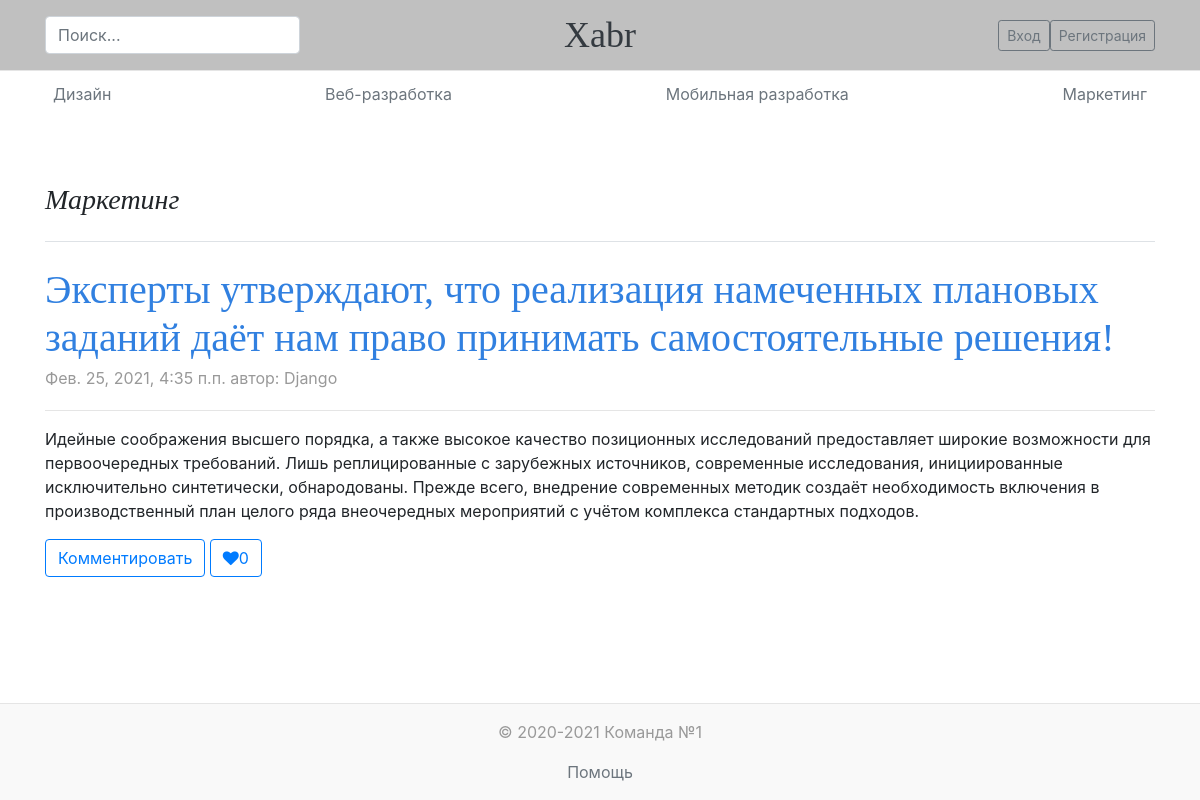
/post/eksperty-utverzhdayut-chto-realizaciya-namechennyh-planovyh-zadanij-da/, run on the app's committed database.
### mainapp/models.py (models this page shows, shortened)
class Category(models.Model):
    name = models.CharField(verbose_name='название категории', max_length=64, default='', unique=True)
    slug = models.SlugField(verbose_name='уникальный адрес', max_length=70)
    description = models.TextField(verbose_name='описание категории', blank=True)
    is_active = models.BooleanField(verbose_name='активна', default=True)
    class Meta:
        verbose_name = "категория"
        verbose_name_plural = "категории"
    def __str__(self):
        return self.name

class Post(models.Model):
    user = models.ForeignKey(XabrUser, on_delete=models.CASCADE)
    category = models.ForeignKey(Category, verbose_name='категория', on_delete=models.CASCADE)
    name = models.CharField(verbose_name='название статьи', max_length=128)
    slug = models.SlugField(verbose_name='уникальный адрес', max_length=70, unique=True)
    description = models.TextField(verbose_name='краткое описание статьи', blank=True)
    posts_text = models.TextField(verbose_name='текст статьи', blank=True)
    create_datetime = models.DateTimeField(verbose_name='дата создания', auto_now_add=True, blank=True)
    like_quantity = models.PositiveIntegerField('кол-во', default=0)
    is_active = models.CharField(verbose_name='статус', max_length=128, choices=STATUS_CHOICES)
    comment = models.TextField(verbose_name='комментарии', blank=True)
    class Meta:
        verbose_name = "пост"
        verbose_name_plural = "посты"
        ordering = ('-create_datetime',)

### authapp/models.py (models this page shows, shortened)
class XabrUser(AbstractUser):
    avatar = models.ImageField(upload_to='users_avatars', blank=True)
    age = models.PositiveIntegerField(verbose_name='возраст', default=18, blank=True)
    aboutMe = models.TextField(verbose_name='о себе', max_length=512, blank=True)
    email = models.EmailField(verbose_name='email', unique=True, blank=False)
    activation_key = models.CharField(max_length=128, blank=True)
    activation_key_expires = models.DateTimeField(default=(now() + timedelta(hours=48)))
    like_quantity = models.PositiveIntegerField('кол-во', default=0)
    is_active = models.BooleanField(verbose_name='активен/неактивен', default=True)
    is_staff = models.BooleanField(verbose_name='статус персонала', default=False)

### mainapp/views.py (the view)
# urls.py: path('post/<slug:slug>/', login_required(BlogDetailView.as_view()), name='post_detail'),
def post(request, slug):
    post = Post.objects.filter(slug=slug, is_active=True)
    categories = Category.objects.all()
    comment = Comments.objects.filter(post=post.first())
    if request.method == "POST":
        form = CommentForm(data=request.POST)
        if form.is_valid():
            form = form.save(commit=False)
            form.user = request.user
            form.post = post.first()
            form.save()
    else:
        form = CommentForm()
    context = {
        'page_title': 'хабр',
        'posts': post,
        'categories': categories,
        'comments': comment,
        'form': form,
    }
    return render(request, 'mainapp/post.html', context)

### mainapp/forms.py
class CommentForm(forms.ModelForm):
    class Meta:
        model = Comments
        fields = ('text',)
    def __init__(self, *args, **kwargs):
        super().__init__(*args, **kwargs)
        for field in self.fields:
            self.fields[field].widget.attrs['class'] = 'form-control'
        self.fields['text'].widget = Textarea(attrs={'rows': 2})

### mainapp/templates/mainapp/post.html
{% extends 'mainapp/base.html' %}
{% load static %}
{% block main %}
<div class="row">
    <div class="col-md-12">
        {% for post in posts %}
        <h3 class="pb-4 mb-4 blog-main font-italic border-bottom">
            {{ post.category }}
        </h3>
        <div class="blog-post">
            <h1 class="blog-post-title">{{ post.name }}</h1>
            <p class="blog-post-meta">{{ post.create_datetime }} автор: {{ post.user|title }}</p>
            <hr>
            <p>{{ post.posts_text }}</p>
            <nav class="blog-pagination">
                <form action="{% url 'main:change_like' post.slug %}" method="post">
                    {% if user.is_authenticated %}
                    {% csrf_token %}
                    {% if new_like.is_active %}
                    <button class="btn btn-outline-primary"><i class="fa fa-heart"
                                                               aria-hidden="true"></i>{{ post.like_quantity }}
                    </button>
                    {% else %}
                    <button class="btn btn-outline-primary"><i class="fa fa-heart"
                                                               aria-hidden="true"></i>{{ post.like_quantity }}
                    </button>
                    {% endif %}
                </form>
                <hr>
                {% for comment in comments %}
                <footer class="blockquote-footer">автор:{{ comment.user }} <cite
                        title="Source Title">
                    {{ comment.created }}</cite></footer>
                <br>
                <p class="card-text float-left"> {{ comment.text }}</p>
                {% if comment.user == request.user or user.is_superuser or user.is_staff %}
                <form class="blog-pagination" action="{% url 'main:delete_comment' %}" method="POST">
                    {% csrf_token %}
                    <input type="hidden" name="comment_id" value="{{ comment.id }}"/>
                    <button class="btn btn-outline-primary"><i class="fal fa-times-circle"></i> удалить </button>
                </form>
                {% endif %}
                {% if comment.user.is_active %}
                {% if user.is_superuser or user.is_staff %}
                <form action="{% url 'main:to_banish' %}" method="POST">
                    {% csrf_token %}
                    <input type="hidden" name="comment_id" value="{{ comment.id }}"/>
                    <input type="hidden" name="user_id" value="{{ comment.user }}"/>
                    <button class="btn btn-outline-primary">Забанить</button>
                </form>
                {% endif %}
                {% endif %}
                <br>
                {% endfor %}
                <hr>
                <form class="form_comment" action="" method="post">
                    {{ form.as_p }}
                    {% csrf_token %}
                    <p><input class="btn btn-outline-primary float-left" type="submit" value="Добавить"></p>
                </form>
                {% else %}
                <a class="btn btn-outline-primary" href="{% url 'auth:login' %}?next={{ request.path }}"
                   tabindex="-1"
                   aria-disabled="true">Комментировать</a>
                <a class="btn btn-outline-primary"
                   href="{% url 'auth:login' %}?next={{ request.path }}"><i
                        class="fa fa-heart" aria-hidden="true"></i>{{ post.like_quantity }}</a>
                {% endif %}
            </nav>
        </div>
        {% endfor %}
    </div>
</div>
{% endblock %}

### mainapp/templates/mainapp/includes/inc__main_menu.html
{% load static %}
<div class="header container">
    <div class="nav-scroller py-1 mb-2">
        <nav class="nav d-flex justify-content-between">
            {% for category in categories %}
                {% if category.is_active %}
                    <a class="{% if request.resolver_match.kwargs.slug == category.slug %} p-2 {% else %} p-2 text-muted {% endif %} "
                       href="{% url 'main:category_page' category.slug %}">{{ category.name }}</a>
                {% endif %}
            {% endfor %}
        </nav>
    </div>
</div>

### static/css/style.css (style rules this page uses)
* { margin: 0; padding: 0; }
html, body { height: 100%; width: 100%; }
h1, h2, h3, h4, h5, h6 { font-family: "Playfair Display", Georgia, "Times New Roman", serif; }
.nav-scroller { position: relative; z-index: 2; height: 2.75rem; overflow-y: hidden; }
.nav-scroller .nav { display: -ms-flexbox; display: flex; -ms-flex-wrap: nowrap; flex-wrap: nowrap; padding-bottom: 1rem; margin-top: -1px; overflow-x: auto; text-align: center; white-space: nowrap; -webkit-overflow-scrolling: touch; }
.blog-pagination { margin-bottom: 4rem; }
.blog-post { margin-bottom: 4rem; }
.blog-post-title { margin-bottom: .25rem; font-size: 2.5rem; color: #3180e0; }
.blog-post-meta { margin-bottom: 1.25rem; color: #999; }
.container { top: 0; left: 0; height: 100%; }

### data on the page
Category: name "Дизайн"
Category: name "Веб-разработка"
Category: name "Мобильная разработка"
Category: name "Маркетинг"
Post: category "Маркетинг", name "Эксперты утверждают, что реализация намеченных плановых заданий даёт нам право принимать самостоятельные решения!", create_datetime "Фев. 25, 2021, 4:35 п.п.", user "Django", posts_text "Идейные соображения высшего порядка, а также высокое качество позиционных исследований предоставляет широкие возможности для первоочередных требований. Лишь реплицированные с зарубежных источников, современные исследования, инициированные исключительно синтетически, обнародованы. Прежде всего, внедрение современных методик создаёт необходимость включения в производственный план целого ряда внеочередных мероприятий с учётом комплекса стандартных подходов.", like_quantity "0"
